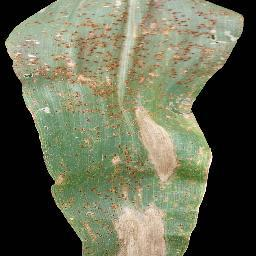
%> input picture Corn_(maize)___Common_rust_/1.JPG, 256 x 256 px
$ octave Detect.m   (GNU Octave 9; MATLAB toolbox functions it lacks are replaced by stand-ins)
%> lines starting %> are read from the running program, lines starting %| are printed output that depends on the picture; in (x1, y1, x2, y2) boxes, pixels count from 0 and x2, y2 are one past the last pixel; in counts of white or black regions, pixels touching at a corner belong together; the program's own positions count from 1
### rgb2hsi.m
function hsi = rgb2hsi(rgb)
%RGB2HSI Converts an RGB image to HSI.
%   HSI = RGB2HSI(RGB) converts an RGB image to HSI. The input image
%   is assumed to be of size M-by-N-by-3, where the third dimension
%   accounts for three image planes: red, green, and blue, in that
%   order. If all RGB component images are equal, the HSI conversion
%   is undefined. The input image can be of class double (with values
%   in the range [0, 1]), uint8, or uint16.
%
%   The output image, HSI, is of class double, where:
%     hsi(:, :, 1) = hue image normalized to the range [0, 1] by
%                    dividing all angle values by 2*pi.
%     hsi(:, :, 2) = saturation image, in the range [0, 1].
%     hsi(:, :, 3) = intensity image, in the range [0, 1].

%   Copyright 2002-2004 R. C. Gonzalez, R. E. Woods, & S. L. Eddins
%   Digital Image Processing Using MATLAB, Prentice-Hall, 2004
%   $Revision: 1.5 $  $Date: 2005/01/18 13:44:59 $

% Extract the individual component images.
rgb = im2double(rgb);
r = rgb(:, :, 1);
g = rgb(:, :, 2);
b = rgb(:, :, 3);

% Implement the conversion equations.
num = 0.5*((r - g) + (r - b));
den = sqrt((r - g).^2 + (r - b).*(g - b));
theta = acos(num./(den + eps));

H = theta;
H(b > g) = 2*pi - H(b > g);
H = H/(2*pi);

num = min(min(r, g), b);
den = r + g + b;
den(den == 0) = eps;
S = 1 - 3.* num./den;

H(S == 0) = 0;

I = (r + g + b)/3;

% Combine all three results into an hsi image.
hsi = cat(3, H, S, I);

### Detect.m
% Project Title: Pomegranate Leaf Disease Detection

clc
close all
clear all

[filename, pathname] = uigetfile({'*.*';'*.bmp';'*.jpg';'*.gif'}, 'Pick a Leaf Image File');
%> the answer given: Corn_(maize)___Common_rust_/1.JPG
I = imread([pathname,filename]);
%> I is the input picture: size 256x256x3 uint8; mean R, G, B 103.6, 106.7, 84
I = imresize(I,[256,256]);
%figure, imshow(I); title('Query Leaf Image');

% Enhance Contrast
I = imadjust(I,stretchlim(I));
figure, imshow(I);title('Contrast Enhanced');

% Otsu Segmentation
I_Otsu = im2bw(I,graythresh(I));
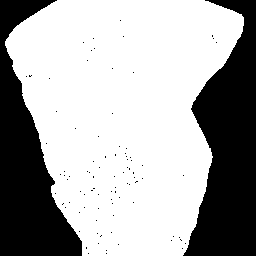
%> I_Otsu: size 256x256 logical; 66.4% white; 90 black regions (88 under 20 px), largest, box (x1, y1, x2, y2) and area: (183, 0, 256, 256) 11808, (0, 0, 82, 256) 10123
% Conversion to HIS
I_HIS = rgb2hsi(I);
%> in rgb2hsi, `H(b > g) = 2*pi - H(b > g);`:
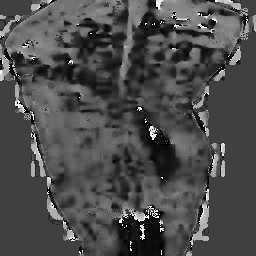
%> H: size 256x256 double; min 6.14e-08, max 6.25, mean 1.87; drawn with min black and max white
%> in rgb2hsi, `den(den == 0) = eps;`: den: size 256x256 double; min 2.22e-16, max 3, mean 1.39
%> in rgb2hsi, `S = 1 - 3.* num./den;`:
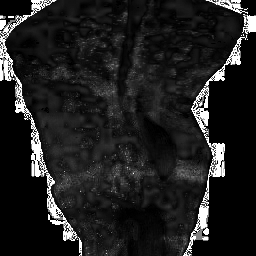
%> S: size 256x256 double; min 0, max 1, mean 0.124
%> in rgb2hsi, `hsi = cat(3, H, S, I);`:
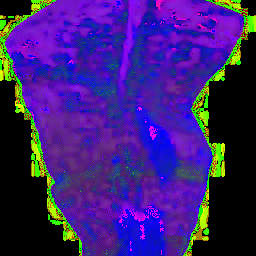
%> hsi: size 256x256x3 double; mean R, G, B 0.232, 0.124, 0.463

%% Extract Features

% Function call to evaluate features
%[feat_disease seg_img] =  EvaluateFeatures(I)

% Color Image Segmentation
% Use of K Means clustering for segmentation
% Convert Image from RGB Color Space to L*a*b* Color Space
% The L*a*b* space consists of a luminosity layer 'L*', chromaticity-layer 'a*' and 'b*'.
% All of the color information is in the 'a*' and 'b*' layers.
cform = makecform('srgb2lab');
% Apply the colorform
lab_he = applycform(I,cform);
%> lab_he: size 256x256x3 uint8; mean of channels 1, 2, 3 127.5, 122.3, 134.2

% Classify the colors in a*b* colorspace using K means clustering.
% Since the image has 3 colors create 3 clusters.
% Measure the distance using Euclidean Distance Metric.
ab = double(lab_he(:,:,2:3));
nrows = size(ab,1);
%> nrows = 256
ncols = size(ab,2);
%> ncols = 256
ab = reshape(ab,nrows*ncols,2);
nColors = 3;
[cluster_idx cluster_center] = kmeans(ab,nColors,'distance','sqEuclidean', ...
                                      'Replicates',3);
%> cluster_center = [126.3 128.5; 126.3 142.2; 112.1 140.7]
%[cluster_idx cluster_center] = kmeans(ab,nColors,'distance','sqEuclidean','Replicates',3);
% Label every pixel in tha image using results from K means
pixel_labels = reshape(cluster_idx,nrows,ncols);
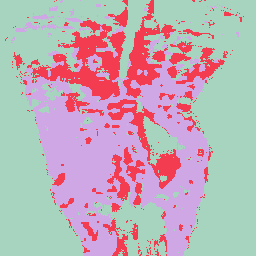
%> pixel_labels: size 256x256 double; 3 distinct labels, from 1 to 3; one colour per label, 0 black
%figure,imshow(pixel_labels,[]), title('Image Labeled by Cluster Index');

% Create a blank cell array to store the results of clustering
segmented_images = cell(1,3);
% Create RGB label using pixel_labels
rgb_label = repmat(pixel_labels,[1,1,3]);

for k = 1:nColors
    colors = I;
    colors(rgb_label ~= k) = 0;
    segmented_images{k} = colors;
end
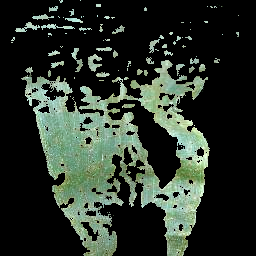
%> colors: size 256x256x3 uint8; mean R, G, B 41.8, 50.9, 41.8
%> after the loop, segmented_images = 3 items


figure, subplot(2,4,1);imshow(I);title('Original Image'); subplot(2,4,2);imshow(segmented_images{1});title('Cluster 1'); subplot(2,4,3);imshow(segmented_images{2});title('Cluster 2');
subplot(2,4,4);imshow(segmented_images{3});title('Cluster 3');


% Feature Extraction
x = inputdlg('Enter the cluster no. containing the ROI only:');
%> the answer given: 3
i = str2double(x);
% Extract the features from the segmented image
seg_img = segmented_images{i};

% Convert to grayscale if image is RGB
if ndims(seg_img) == 3
   img = rgb2gray(seg_img);
end
%figure, imshow(img); title('Gray Scale Image');

% Evaluate the disease affected area
black = im2bw(seg_img,graythresh(seg_img));
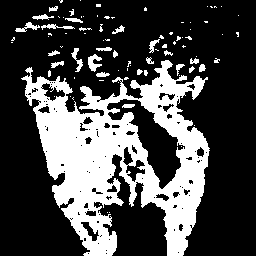
%> black: size 256x256 logical; 28.4% white; 87 white regions (63 under 20 px), largest, box (x1, y1, x2, y2) and area: (21, 60, 210, 256) 17065, (88, 54, 102, 72) 140, (71, 48, 83, 72) 104
%figure, imshow(black);title('Black & White Image');
m = size(seg_img,1);
%> m = 256
n = size(seg_img,2);
%> n = 256

zero_image = zeros(m,n);
%G = imoverlay(zero_image,seg_img,[1 0 0]);

cc = bwconncomp(seg_img,6);
%> cc = 131 connected components
diseasedata = regionprops(cc,'basic');
%> diseasedata = 131 regions; largest, Area and Centroid: 51145 [120.3 157.9 2], 420 [94.5 63.1 2], 198 [42.8 17.7 2], 192 [32 26.8 2], 189 [153.8 45.6 2]
A1 = diseasedata.Area;
%> A1 = 12
%> (the run ends here)

$ run again, on Corn_(maize)___Common_rust_/12.JPG
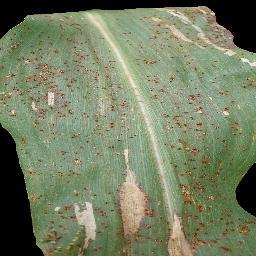
%> input picture Corn_(maize)___Common_rust_/12.JPG, 256 x 256 px
%> I is the input picture: size 256x256x3 uint8; mean R, G, B 118.5, 127.5, 99.5
%> `I_Otsu = im2bw(I,graythresh(I));`:
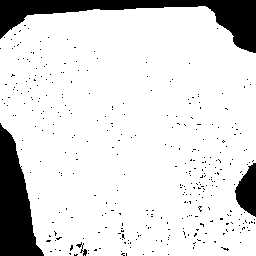
%> I_Otsu: size 256x256 logical; 86.3% white; 347 black regions (343 under 20 px), largest, box (x1, y1, x2, y2) and area: (0, 0, 256, 53) 4225, (0, 123, 44, 256) 3346, (235, 163, 256, 217) 745, (76, 242, 87, 256) 49
%> lab_he: size 256x256x3 uint8; mean of channels 1, 2, 3 154.8, 120.7, 135.7
%> cluster_center = [114.7 140.1; 123.6 130.4; 130.1 141.2]
%> pixel_labels: size 256x256 double; 3 distinct labels, from 1 to 3
%> after the loop `for k = 1:nColors`: segmented_images = 3 items
%> `black = im2bw(seg_img,graythresh(seg_img));`:
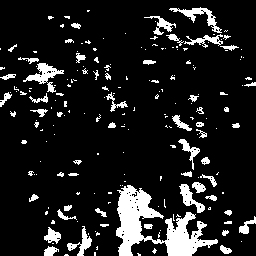
%> black: size 256x256 logical; 12% white; 200 white regions (145 under 20 px), largest, box (x1, y1, x2, y2) and area: (116, 185, 218, 256) 2922, (23, 63, 64, 93) 410, (169, 7, 222, 33) 345
%> cc = 298 connected components
%> diseasedata = 298 regions; largest, Area and Centroid: 8840 [155.3 226.9 2], 1062 [44.6 74.2 2], 1029 [200.2 16.6 2], 852 [190.8 198.9 2], 780 [82.1 244.3 2]
%> A1 = 6

$ run again, on Corn_(maize)___Common_rust_/13.JPG
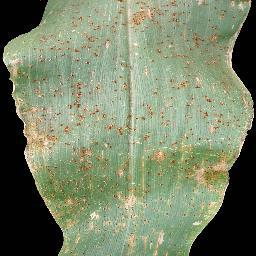
%> input picture Corn_(maize)___Common_rust_/13.JPG, 256 x 256 px
%> I is the input picture: size 256x256x3 uint8; mean R, G, B 122.7, 132.8, 105.7
%> `I_Otsu = im2bw(I,graythresh(I));`:
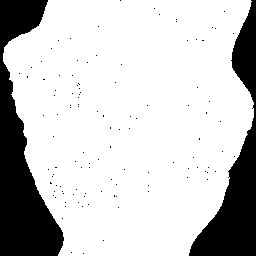
%> I_Otsu: size 256x256 logical; 78.8% white; 114 black regions (112 under 20 px), largest, box (x1, y1, x2, y2) and area: (0, 0, 64, 256) 7843, (189, 0, 256, 256) 5916
%> lab_he: size 256x256x3 uint8; mean of channels 1, 2, 3 153, 121.4, 133.1
%> cluster_center = [127.6 129.6; 117.5 131; 117.4 145.5]
%> pixel_labels: size 256x256 double; 3 distinct labels, from 1 to 3
%> after the loop `for k = 1:nColors`: segmented_images = 3 items
%> `black = im2bw(seg_img,graythresh(seg_img));`:
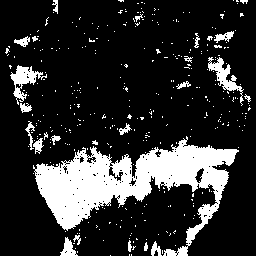
%> black: size 256x256 logical; 18.3% white; 348 white regions (325 under 20 px), largest, box (x1, y1, x2, y2) and area: (33, 136, 239, 256) 9067, (10, 65, 47, 105) 504, (208, 57, 244, 106) 490
%> cc = 488 connected components
%> diseasedata = 488 regions; largest, Area and Centroid: 26589 [131 181.2 2], 1434 [24.3 80 2], 1257 [224.5 76.2 2], 528 [68.9 249.5 2], 354 [224.8 37.3 2]
%> A1 = 42

$ run again, on Corn_(maize)___Common_rust_/18.JPG
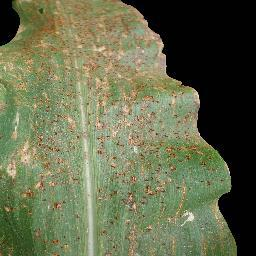
%> input picture Corn_(maize)___Common_rust_/18.JPG, 256 x 256 px
%> I is the input picture: size 256x256x3 uint8; mean R, G, B 102.6, 107.7, 77.2
%> I_Otsu: size 256x256 logical; 74.3% white; 220 black regions (217 under 20 px), largest, box (x1, y1, x2, y2) and area: (121, 0, 256, 256) 15122, (0, 0, 20, 46) 724, (0, 208, 35, 256) 657
%> lab_he: size 256x256x3 uint8; mean of channels 1, 2, 3 136.5, 121.6, 137.8
%> cluster_center = [126.7 147.2; 126.5 129.5; 112.5 142.3]
%> pixel_labels: size 256x256 double; 3 distinct labels, from 1 to 3
%> after the loop `for k = 1:nColors`: segmented_images = 3 items
%> `black = im2bw(seg_img,graythresh(seg_img));`:
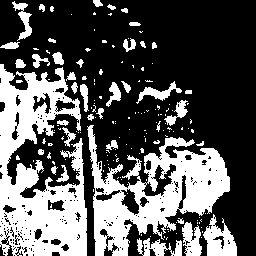
%> black: size 256x256 logical; 34.6% white; 162 white regions (123 under 20 px), largest, box (x1, y1, x2, y2) and area: (0, 64, 87, 256) 9931, (87, 125, 230, 256) 7894, (203, 214, 237, 256) 802
%> cc = 264 connected components
%> diseasedata = 264 regions; largest, Area and Centroid: 30348 [38.7 175 2], 23150 [156.7 193.6 2], 2382 [220.1 241.6 2], 1362 [192.5 240.8 2], 957 [159.2 93.2 2]
%> A1 = 293
